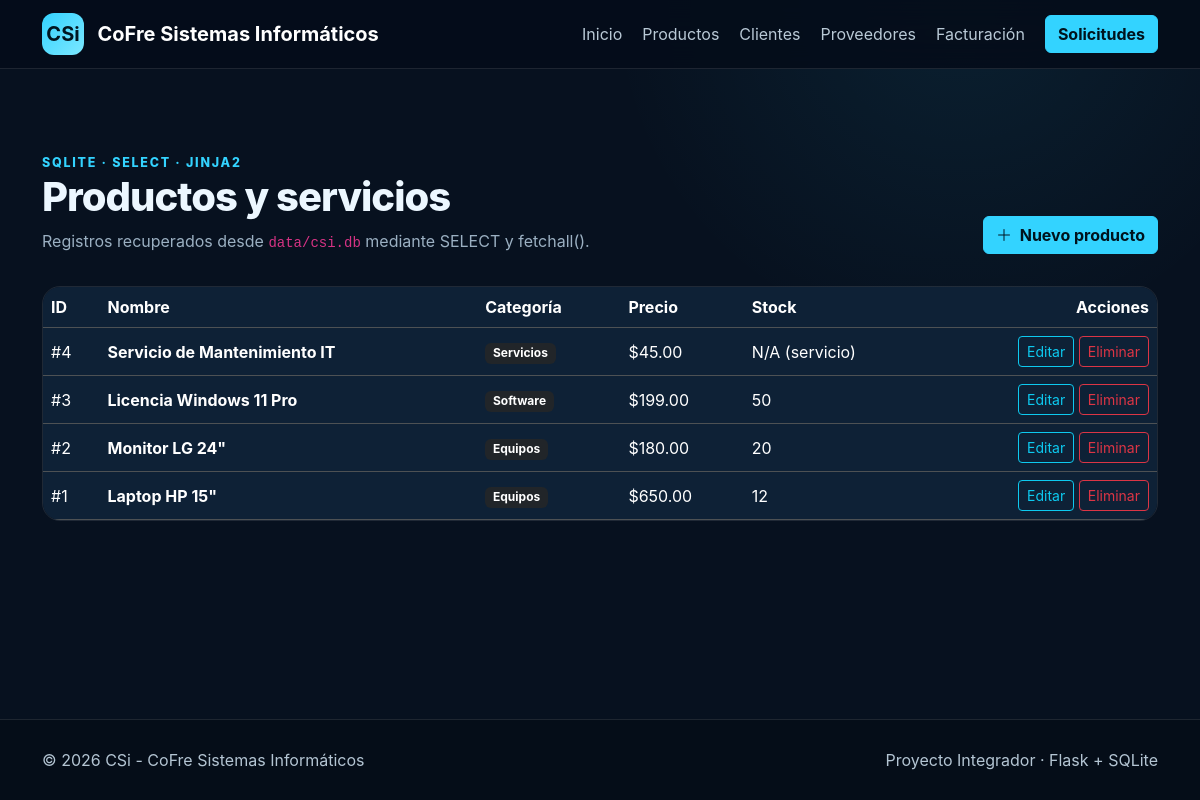
The page /productos on the database its author committed.
### tables this page shows
CREATE TABLE productos (
 id INTEGER PRIMARY KEY AUTOINCREMENT,
 nombre TEXT NOT NULL,
 categoria TEXT NOT NULL,
 precio REAL NOT NULL CHECK (precio > 0),
 stock INTEGER CHECK (stock IS NULL OR stock >= 0)
);

### app.py (the view)
@app.route("/productos")
def productos():
    conn = get_db_connection()
    productos_db = conn.execute("SELECT * FROM productos ORDER BY id DESC").fetchall()
    conn.close()
    return render_template("productos.html", productos=productos_db)

### app.py (called while the page is built)
def get_db_connection():
    DATA_DIR.mkdir(parents=True, exist_ok=True)
    conn = sqlite3.connect(DB_PATH)
    conn.row_factory = sqlite3.Row
    return conn

@app.context_processor
def inyectar_variables_globales():
    return {
        "anio_actual": datetime.now().year,
        "empresa": empresa_info,
    }

### templates/productos.html (shortened to what this page needs)
{% extends 'base.html' %}
{% block content %}
<section class="page-section"><div class="container">
  <div class="page-header"><div><span class="eyebrow">SQLITE · SELECT · JINJA2</span><h1>Productos y servicios</h1><p class="text-secondary mb-0">Registros recuperados desde <code>data/csi.db</code> mediante SELECT y fetchall().</p></div><a href="{{ url_for('formulario_producto') }}" class="btn btn-info"><i class="bi bi-plus-lg me-1"></i> Nuevo producto</a></div>
  <div class="table-responsive glass-table"><table class="table table-dark table-hover align-middle mb-0"><thead><tr><th>ID</th><th>Nombre</th><th>Categoría</th><th>Precio</th><th>Stock</th><th class="text-end">Acciones</th></tr></thead><tbody>
    {% for p in productos %}
    <tr><td>#{{ p.id }}</td><td><strong>{{ p.nombre }}</strong></td><td><span class="badge text-bg-dark">{{ p.categoria }}</span></td><td>${{ '%.2f'|format(p.precio) }}</td><td>{{ p.stock if p.stock is not none else 'N/A (servicio)' }}</td><td class="text-end text-nowrap">
      <a class="btn btn-sm btn-outline-info" href="{{ url_for('formulario_producto', item_id=p.id) }}">Editar</a>
      <form method="post" action="{{ url_for('eliminar_producto', item_id=p.id) }}" class="d-inline" data-confirm="¿Eliminar este producto?">
        <button type="submit" class="btn btn-sm btn-outline-danger">Eliminar</button>
      </form>
    </td></tr>
    {% else %}<tr><td colspan="6" class="text-center text-secondary py-4">No hay productos almacenados.</td></tr>{% endfor %}
  </tbody></table></div>
</div></section>
{% endblock %}

### templates/base.html (shortened to what this page needs)
<!doctype html>
<html lang="es">
<head>
  <link href="https://cdn.jsdelivr.net/npm/bootstrap@5.3.7/dist/css/bootstrap.min.css" rel="stylesheet">
  <link rel="stylesheet" href="https://cdn.jsdelivr.net/npm/bootstrap-icons@1.11.3/font/bootstrap-icons.min.css">
  <link rel="stylesheet" href="{{ url_for('static', filename='css/style.css') }}">
</head>
<body class="d-flex flex-column min-vh-100">
  {% include 'components/navbar.html' %}
  <main class="flex-grow-1">
    <div class="container flash-wrap">
    </div>
    {% block content %}{% endblock %}
  </main>
  {% include 'components/footer.html' %}
</body>
</html>

### templates/components/navbar.html (shortened to what this page needs)
<nav class="navbar navbar-expand-lg navbar-dark sticky-top csi-nav"><div class="container">
<a class="navbar-brand fw-bold" href="{{ url_for('index') }}"><span class="brand-mark">CSi</span> CoFre Sistemas Informáticos</a>
<div class="collapse navbar-collapse" id="mainNav"><ul class="navbar-nav ms-auto align-items-lg-center gap-lg-1">
<li class="nav-item"><a class="nav-link" href="{{ url_for('index') }}">Inicio</a></li><li class="nav-item"><a class="nav-link" href="{{ url_for('productos') }}">Productos</a></li><li class="nav-item"><a class="nav-link" href="{{ url_for('clientes') }}">Clientes</a></li><li class="nav-item"><a class="nav-link" href="{{ url_for('proveedores') }}">Proveedores</a></li><li class="nav-item"><a class="nav-link" href="{{ url_for('facturacion') }}">Facturación</a></li><li class="nav-item"><a class="btn btn-info ms-lg-2" href="{{ url_for('solicitudes') }}">Solicitudes</a></li>
</ul></div></div></nav>

### templates/components/footer.html
<footer class="footer mt-auto"><div class="container d-flex flex-column flex-md-row justify-content-between gap-2"><span>© {{ anio_actual }} CSi - CoFre Sistemas Informáticos</span><span>Proyecto Integrador · Flask + SQLite</span></div></footer>

### static/css/style.css (style rules this page uses)
:root { --bg:#07111f;--bg2:#0b1d31;--panel:#10263d;--panel2:#0d2035;--cyan:#33d3ff;--cyan2:#00a9db;--text:#ecf7ff;--muted:#9bb0c2;--border:rgba(255,255,255,.10) }
html { scroll-behavior:smooth }
body { background:radial-gradient(circle at 80% 0,rgba(51,211,255,.08),transparent 28%),var(--bg);color:var(--text);font-family:Inter,system-ui,-apple-system,"Segoe UI",sans-serif }
.csi-nav { background:rgba(5,13,26,.9);backdrop-filter:blur(16px);border-bottom:1px solid var(--border) }
.brand-mark { display:inline-grid;place-items:center;width:42px;height:42px;margin-right:.55rem;border-radius:12px;background:linear-gradient(135deg,var(--cyan),#7ce7ff);color:#001621 }
.nav-link { color:#b9c9d6 }
.btn-info { background:var(--cyan);border-color:var(--cyan);color:#00131d;font-weight:700 }
.eyebrow { font-size:.78rem;font-weight:800;letter-spacing:.14em;color:var(--cyan) }
.section-heading h2,.page-header h1,.form-card h1 { font-weight:800;letter-spacing:-.025em }
.service-card p,.text-secondary { color:var(--muted)!important }
.page-section { padding:64px 0 86px }
.page-header { display:flex;align-items:end;justify-content:space-between;gap:1rem;margin-bottom:2rem }
.glass-table { border:1px solid var(--border);border-radius:18px;overflow:hidden }
.table-dark { --bs-table-bg:#0e2136;--bs-table-striped-bg:#10263d;--bs-table-hover-bg:#15304b }
.flash-wrap { padding-top:1rem }
.footer { padding:28px 0;border-top:1px solid var(--border);background:#050d18;color:#b4c5d3 }

### rows shown on the page
productos: id "4", nombre "Servicio de Mantenimiento IT", categoria "Servicios", precio "45.00", stock "N/A (servicio)"
productos: id "3", nombre "Licencia Windows 11 Pro", categoria "Software", precio "199.00", stock "50"
productos: id "2", nombre "Monitor LG 24\"", categoria "Equipos", precio "180.00", stock "20"
productos: id "1", nombre "Laptop HP 15\"", categoria "Equipos", precio "650.00", stock "12"
